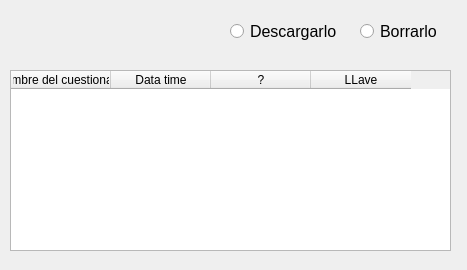
<?xml version="1.0" encoding="UTF-8"?>
<ui version="4.0">
 <class>Form</class>
 <widget class="QWidget" name="Form">
  <property name="geometry">
   <rect>
    <x>0</x>
    <y>0</y>
    <width>467</width>
    <height>270</height>
   </rect>
  </property>
  <property name="windowTitle">
   <string>Form</string>
  </property>
  <widget class="QTableWidget" name="tableWidget">
   <property name="geometry">
    <rect>
     <x>10</x>
     <y>70</y>
     <width>441</width>
     <height>181</height>
    </rect>
   </property>
   <column>
    <property name="text">
     <string>Nombre del cuestionario</string>
    </property>
   </column>
   <column>
    <property name="text">
     <string>Data time</string>
    </property>
   </column>
   <column>
    <property name="text">
     <string>?</string>
    </property>
   </column>
   <column>
    <property name="text">
     <string>LLave</string>
    </property>
   </column>
  </widget>
  <widget class="QRadioButton" name="rdBtn_borrar">
   <property name="geometry">
    <rect>
     <x>360</x>
     <y>20</y>
     <width>91</width>
     <height>23</height>
    </rect>
   </property>
   <property name="font">
    <font>
     <pointsize>12</pointsize>
    </font>
   </property>
   <property name="text">
    <string>Borrarlo</string>
   </property>
  </widget>
  <widget class="QRadioButton" name="rdBtn_descargar">
   <property name="geometry">
    <rect>
     <x>230</x>
     <y>20</y>
     <width>111</width>
     <height>23</height>
    </rect>
   </property>
   <property name="font">
    <font>
     <pointsize>12</pointsize>
    </font>
   </property>
   <property name="text">
    <string>Descargarlo</string>
   </property>
  </widget>
 </widget>
 <resources/>
 <connections/>
</ui>
